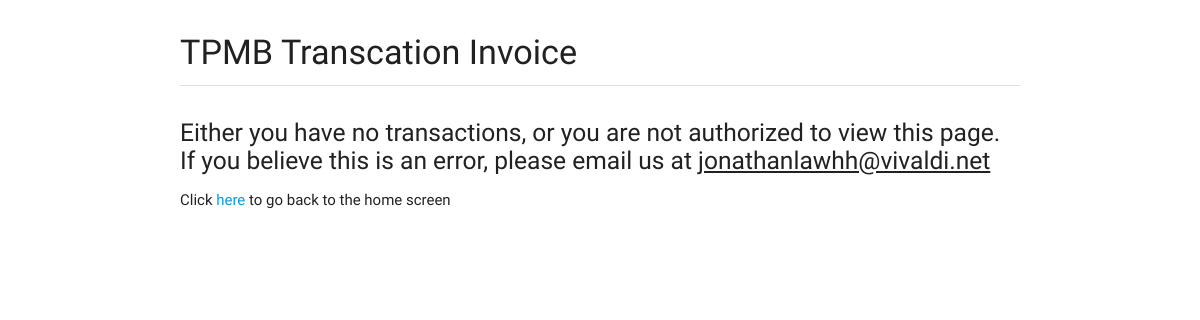
/transaction-slip.php?transID=-20180203163506 (signed in), run on an earlier commit of the app's database.
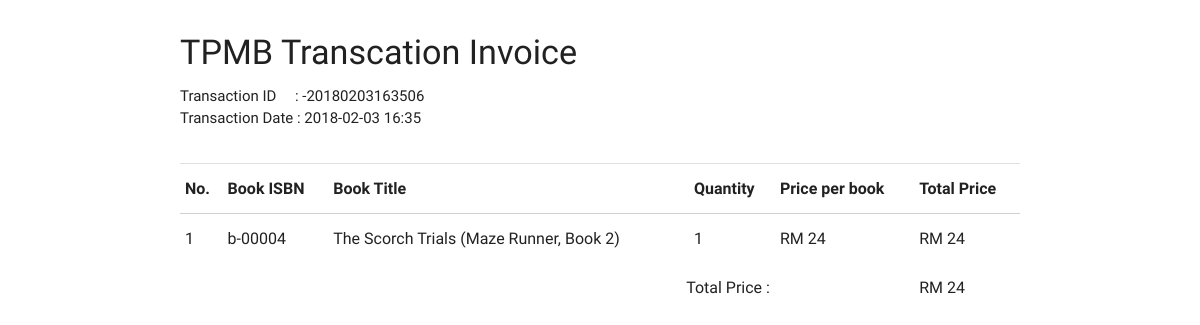
And on a later commit of the database.
### tables this page shows
CREATE TABLE `transaction` (
  `transactionID` varchar(255) NOT NULL,
  `transactionUser` varchar(255) NOT NULL,
  `transactionTotal` int(255) NOT NULL,
  `transactionPoint` int(11) NOT NULL,
  `transactionCard` int(11) NOT NULL,
  `transactionDate` varchar(50) NOT NULL
);

CREATE TABLE `book` (
  `bookISBN` varchar(255) NOT NULL,
  `bookname` varchar(255) NOT NULL,
  `bookcategory` varchar(80) NOT NULL,
  `bookauthor` varchar(255) NOT NULL,
  `bookdesc` longtext NOT NULL,
  `bookprice` int(11) NOT NULL,
  `bookpages` int(11) NOT NULL,
  `bookpublisher` varchar(255) NOT NULL,
  `bookdateadd` int(11) NOT NULL,
  `bookthumbnail` varchar(255) NOT NULL,
  `bookQty` int(11) NOT NULL DEFAULT '0'
);

CREATE TABLE `transactiondetail` (
  `index` int(11) NOT NULL,
  `transactionID` varchar(255) NOT NULL,
  `bookISBN` varchar(255) NOT NULL,
  `quantity` int(255) NOT NULL
);

### php/connect.php (called while the page is built, shortened)
<?php
function scanner($input,$url){
  if (preg_match('/[\'"^$&%*}{#~?><>|;]/', $input)){
     $fail = 1;
     echo "<script>window.location = '$url'; exit();</script>";
  } else {
    return $input;
  }
}
?>

### transaction-slip.php (the view, shortened to what this page needs)
<?php session_start();
include "php/connect.php";
$currentUser = $_SESSION['tpmb-user'];
$currentAction = scanner($_GET['transID'],"404.php");
$queryID = $currentUser . $currentAction;
$query = "SELECT * FROM transaction WHERE transactionUser = '$currentUser' AND transactionID = '$queryID'";
?>
<head>
	<link type="text/css" rel="stylesheet" href="css/materialize.min.css" media="screen,projection" />
	<link type="text/css" rel="stylesheet" href="css/tpmb.css" media="screen,projection" />
</head>
<body>
  <main class="container">
    <h4 class="left-align col s12 m6 offset-m3 margintop4">TPMB Transcation Invoice</h4>
		<?php
    $userTransactionArray=mysqli_query($conn,$query);
		if(mysqli_num_rows($userTransactionArray) > 0){
    while($userTransaction = mysqli_fetch_array($userTransactionArray)){ ?>
		<span>Transaction ID &nbsp;&nbsp;&nbsp;&nbsp;: <?php echo $currentAction; ?></span><br />
		<span>Transaction Date : <?php echo $userTransaction['transactionDate']; ?></span>
    <div class="divider margintop4"></div>
		<table class="responsive-table">
			<thead>
        <tr><th>No.</th><th>Book ISBN</th><th>Book Title</th><th>Quantity</th><th>Price per book</th><th>Total Price</th></tr>
      </thead>
      <tbody>
				<?php $ti = $userTransaction['transactionID'];
				$bookDetailArray=mysqli_query($conn,"SELECT td.bookISBN, td.quantity, b.bookname, b.bookprice FROM book as b, transactiondetail as td WHERE td.transactionID='$ti' AND b.bookISBN=td.bookISBN");
				$indexNum = 1;
				$totalPrice = 0;
				while($bookDetail = mysqli_fetch_array($bookDetailArray)){?>
				<tr>
					<td><?php echo $indexNum; ?></td>
					<td><?php echo $bookDetail['bookISBN']; ?></td>
					<td><?php echo $bookDetail['bookname']; ?></td>
					<td><?php echo $bookDetail['quantity']; ?></td>
					<td>RM <?php echo $bookDetail['bookprice']; ?></td>
					<td>RM <?php $totalPerBook = $bookDetail['quantity'] * $bookDetail['bookprice']; echo $totalPerBook; ?></td>
				</tr>
			<?php $indexNum++; $totalPrice += $totalPerBook;} ?>
			<tr><td colspan="4" class="right-align">Total Price : </td><td></td><td>RM <?php echo $totalPrice; ?></td></tr>
			</tbody>
		</table>
	<?php }} else { ?>
		<div class="divider"></div>
		<h5 class="margintop4">Either you have no transactions, or you are not authorized to view this page.<br />
		If you believe this is an error, please email us at <u>jonathanlawhh@vivaldi.net</u></h5>
		<p>Click <a href="index.php">here</a> to go back to the home screen</p>
	<?php } ?>
  </main>
</body>

What changed in the data, as far as the page shows it:
added transaction: transactionDate "2018-02-03 16:35", totalPrice "24"
now on this page (row edited): book: transactiondetail.bookISBN "b-00004", bookname "The Scorch Trials (Maze Runner, Book 2)", transactiondetail.quantity "1", bookprice "24"
Also different on the page:
text no longer shown: "Either you have no transactions, or you are not authorized to view this page. If you believe this is an error, please email us at jonathanlawhh@vivaldi.net Click here to go back to the home screen"
